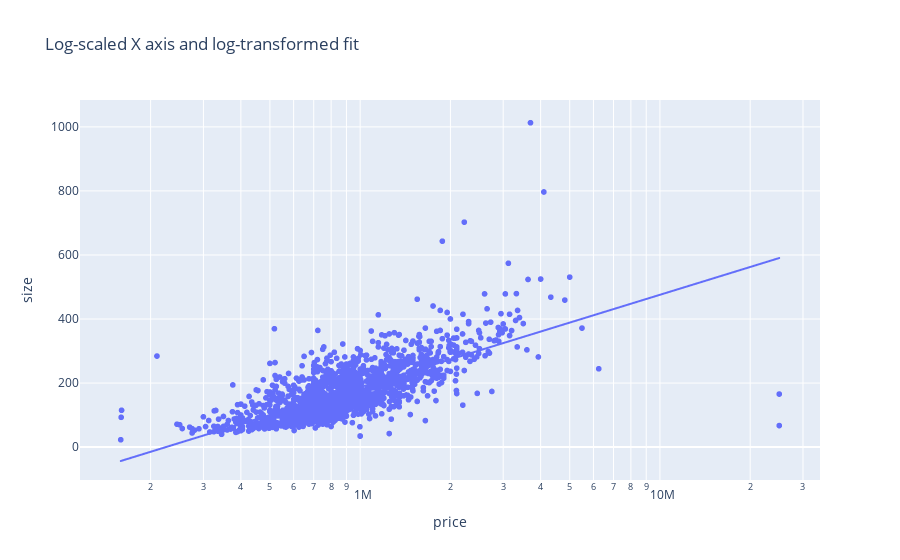

The notebook cell this image was saved under:
### Code cell
size_price = px.scatter(train, x="price", y="size", log_x=True, 
                 trendline="ols", trendline_options=dict(log_x=True),
                 title="Log-scaled X axis and log-transformed fit")
size_price.show()

### Figure 1 — Plotly figure (JSON) as saved in the notebook; plotly's stock layout.template omitted (floating-point values rounded to 4 significant figures; data arrays with more than 128 entries replaced by an {"elided": "..."} marker saying what was removed)
{"data": [{"hovertemplate": "price=%{x}<br>size=%{y}<extra></extra>", "legendgroup": "", "marker": {"color": "#636efa", "symbol": "circle"}, "mode": "markers", "name": "", "showlegend": false, "type": "scattergl", "x": {"elided": "1669 int values"}, "xaxis": "x", "y": {"elided": "1669 float values"}, "yaxis": "y"}, {"hovertemplate": "<b>OLS trendline</b><br>size = 288.586 * log10(price) + -1544.44<br>R<sup>2</sup>=0.506766<br><br>price=%{x}<br>size=%{y} <b>(trend)</b><extra></extra>", "legendgroup": "", "marker": {"color": "#636efa", "symbol": "circle"}, "mode": "lines", "name": "", "showlegend": false, "type": "scattergl", "x": {"elided": "1669 int values"}, "xaxis": "x", "y": {"elided": "1669 float values"}, "yaxis": "y"}], "layout": {"legend": {"tracegroupgap": 0}, "title": {"text": "Log-scaled X axis and log-transformed fit"}, "xaxis": {"anchor": "y", "domain": [0, 1], "title": {"text": "price"}, "type": "log"}, "yaxis": {"anchor": "x", "domain": [0, 1], "title": {"text": "size"}}}}
